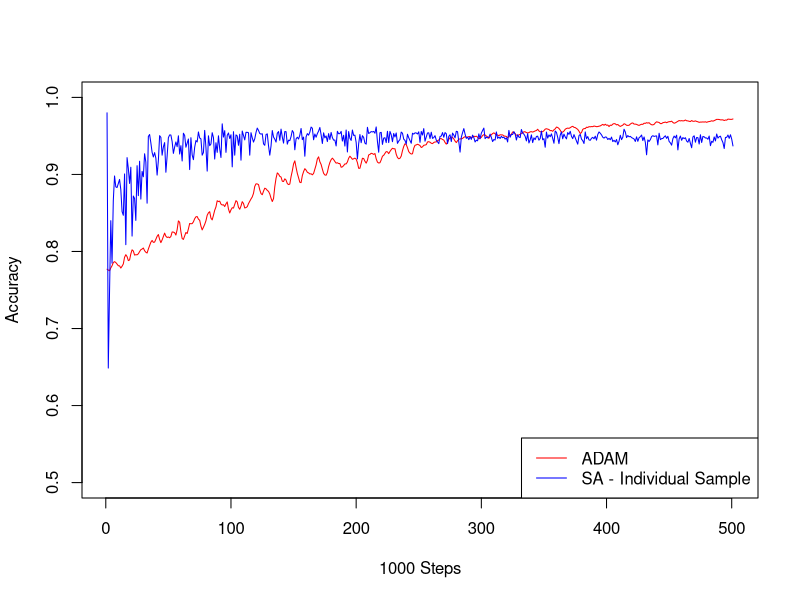
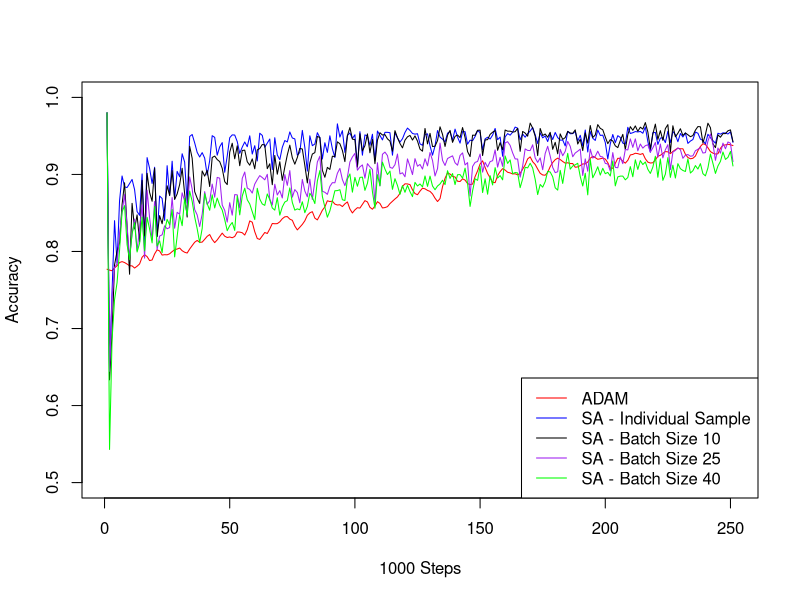
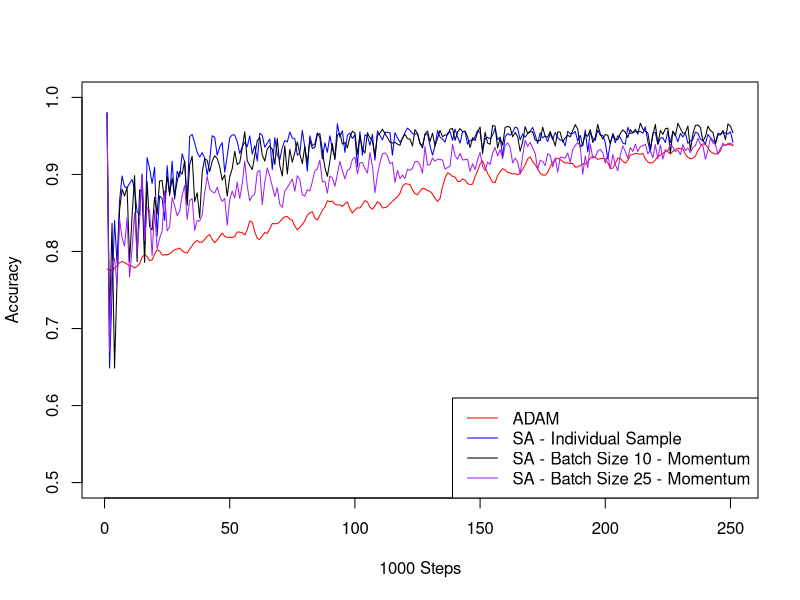
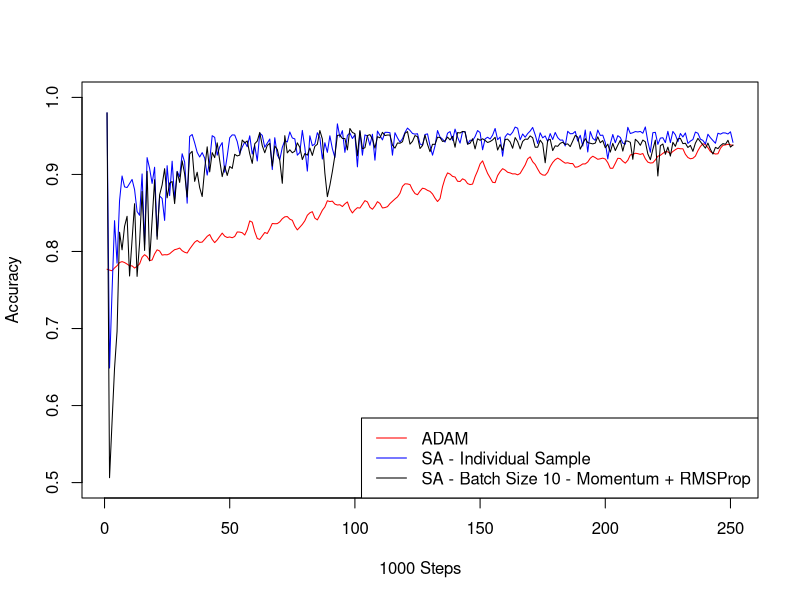

The R script that drew these images, in order:
setwd("C:/Users/sjsty/Desktop/Masters/Algorithms/Simplified Problem")

####################################################################################################################
# Reading the Neural Network accuracy and all the mini-batch SA trials
####################################################################################################################

NN_ACC = t(read.table("finalACC.csv",sep = ","))

Batch1 = t(read.table("finalSA_ACC.txt", sep="\t"))
Batch10 = t(read.table("finalSA_ACCminibatch10.txt", sep="\t"))
Batch25 = t(read.table("finalSA_ACCminibatch25.txt", sep="\t"))
Batch40 = t(read.table("finalSA_ACCminibatch40.txt", sep="\t"))

####################################################################################################################
# Plotting NN vs SA
####################################################################################################################

plot(1:501, NN_ACC[1:501]/6000, type = "l", col = "red", xlab = "1000 Steps", ylab = "Accuracy",ylim=c(0.5,1))
lines(1:501, Batch1[1:501]/6000, type = "l", col = "blue")
legend("bottomright", legend = c("ADAM","SA - Individual Sample"),
       col = c("red", "blue"), lty=1)

####################################################################################################################
# Plotting mini-batches
####################################################################################################################

plot(1:251, NN_ACC[1:251]/6000, type = "l", col = "red", xlab = "1000 Steps", ylab = "Accuracy",ylim=c(0.5,1))
lines(1:251, Batch1[1:251]/6000, type = "l", col = "blue")
lines(1:251, Batch10/6000, type = "l", col = "black")
lines(1:251, Batch25/6000, type = "l", col = "purple")
lines(1:251, Batch40/6000, type = "l", col = "green")
legend("bottomright", legend = c("ADAM","SA - Individual Sample","SA - Batch Size 10","SA - Batch Size 25","SA - Batch Size 40"),
       col = c("red", "blue", "black", "purple","green"), lty=1)

####################################################################################################################
# Reading and plotting momentum
####################################################################################################################

Momentum10 = t(read.table("finalSA_ACCminibatch10_momentum.txt", sep="\t"))
Momentum25 = t(read.table("finalSA_ACCminibatch25_momentum.txt", sep="\t"))

plot(1:251, NN_ACC[1:251]/6000, type = "l", col = "red", xlab = "1000 Steps", ylab = "Accuracy",ylim=c(0.5,1))
lines(1:251, Batch1[1:251]/6000, type = "l", col = "blue")
lines(1:251, Momentum10/6000, type = "l", col = "black")
lines(1:251, Momentum25/6000, type = "l", col = "purple")
legend("bottomright", legend = c("ADAM","SA - Individual Sample","SA - Batch Size 10 - Momentum","SA - Batch Size 25 - Momentum"),
       col = c("red", "blue", "black", "purple"), lty=1)

####################################################################################################################
# Adding RMSProp to the previous algorithm and plotting
####################################################################################################################

ADAM = t(read.table("finalSA_ACCminibatch10_adam.txt", sep="\t"))
plot(1:251, NN_ACC[1:251]/6000, type = "l", col = "red", xlab = "1000 Steps", ylab = "Accuracy",ylim=c(0.5,1))
lines(1:251, Batch1[1:251]/6000, type = "l", col = "blue")
lines(1:251, ADAM/6000, type = "l", col = "black")
legend("bottomright", legend = c("ADAM","SA - Individual Sample","SA - Batch Size 10 - Momentum + RMSProp"),
       col = c("red", "blue", "black"), lty=1)
